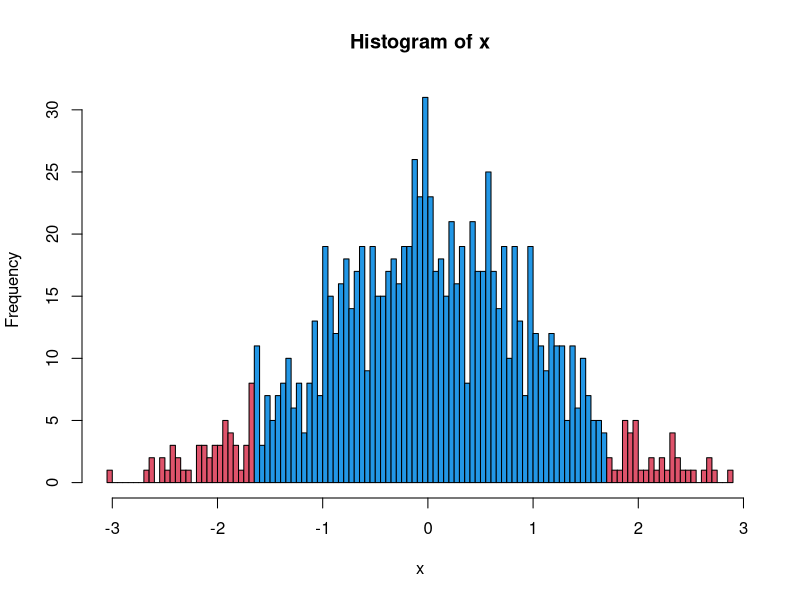

Write R code to recreate this figure.
# Goal: A histogram with tails shown in red.

# This happened on the R mailing list on 7 May 2004.
# This is by Martin Maechler <maechler@stat.math.ethz.ch>, who was
# responding to a slightly imperfect version of this by
# "Guazzetti Stefano" <Stefano.Guazzetti@ausl.re.it>

x <- rnorm(1000)
hx <- hist(x, breaks=100, plot=FALSE)
plot(hx, col=ifelse(abs(hx$breaks) < 1.669, 4, 2))
# What is cool is that "col" is supplied a vector.
